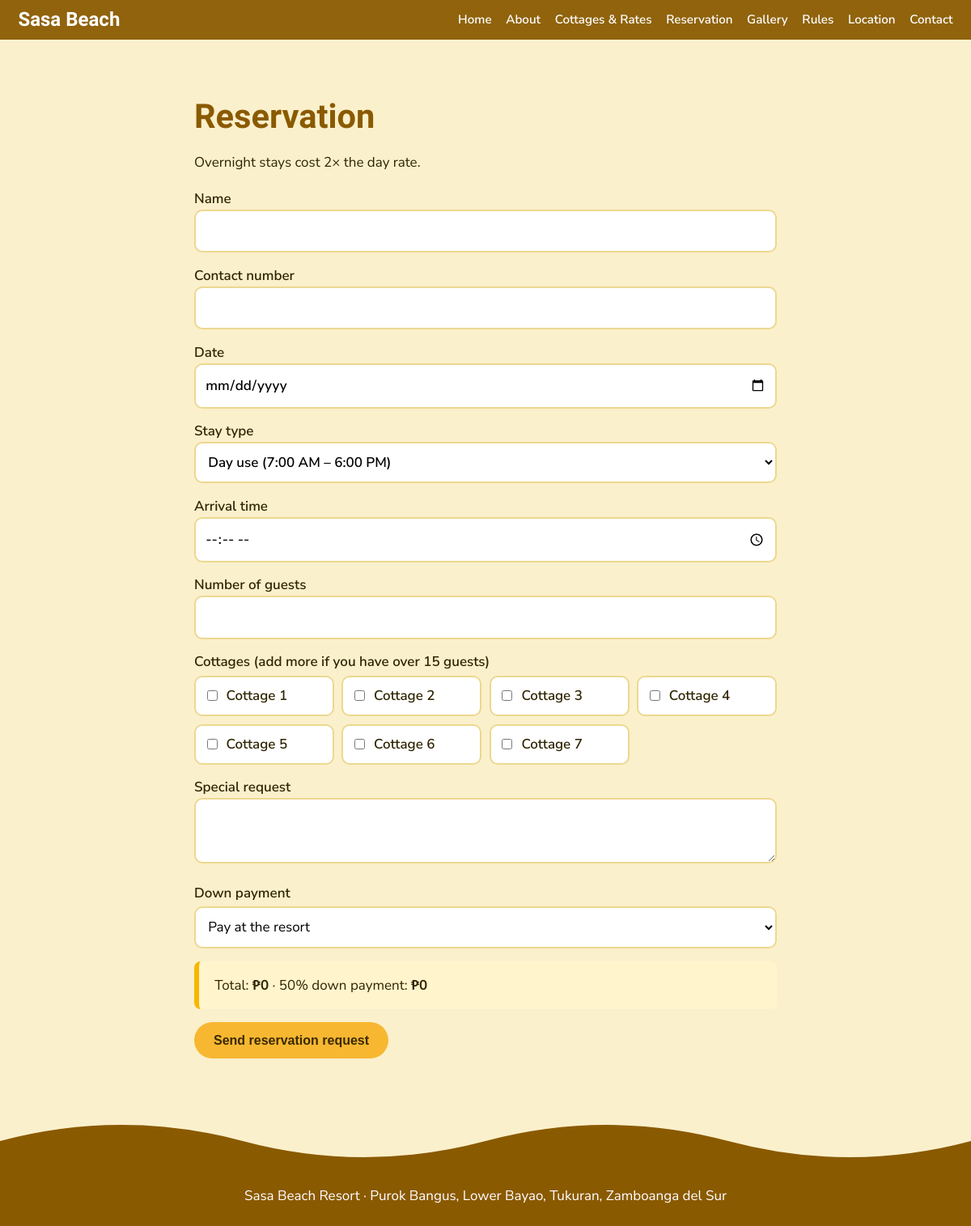
Page /frontend/reserve.php on the committed database.
### tables this page shows
CREATE TABLE settings(k VARCHAR(50) PRIMARY KEY,v VARCHAR(255));

CREATE TABLE cottages(id INT AUTO_INCREMENT PRIMARY KEY,cottage_no INT UNIQUE,name VARCHAR(80),capacity INT DEFAULT 15,price DECIMAL(8,2) DEFAULT 300,status ENUM('available','maintenance') DEFAULT 'available',description VARCHAR(255),amenities VARCHAR(255),image VARCHAR(100));

### backend/config.php (called while the page is built, shortened)
<?php
$pdo=new PDO('mysql:host=localhost;dbname=sasa_resort;charset=utf8mb4','root','',[PDO::ATTR_ERRMODE=>PDO::ERRMODE_EXCEPTION,PDO::ATTR_DEFAULT_FETCH_MODE=>PDO::FETCH_ASSOC]);
$pdo->exec("INSERT IGNORE INTO settings VALUES('overnight_multiplier','2'),('ewallet_name','GCash'),('ewallet_number',''),('ewallet_holder','')");
function e($s){return htmlspecialchars((string)$s,ENT_QUOTES,'UTF-8');}
function setting($k){global $pdo;$s=$pdo->prepare('SELECT v FROM settings WHERE k=?');$s->execute([$k]);return $s->fetchColumn();}
function mult(){$v=(float)setting('overnight_multiplier');return $v>0?$v:2;}
function cname($x){return $x['name']?:'Cottage '.$x['cottage_no'];}

### frontend/reserve.php (the view, shortened to what this page needs)
<?php $title='Reservation – Sasa Beach Resort'; include 'inc/header.php';
$cot=$pdo->query("SELECT * FROM cottages WHERE status='available' ORDER BY cottage_no")->fetchAll();$err=[];$done=null;
$pk=$_SESSION['pick']??[];$sel=(int)($_GET['c']??$pk['c']??0);$V=fn($k)=>$_POST[$k]??$pk[$k]??'';$ids0=$_POST?array_map('intval',$_POST['cottages']??[]):[$sel];
?><section><div class="wrap" style="max-width:720px"><h2>Reservation</h2>
<?php if($done):?><div class="note"><h3>Reservation request sent</h3><p>Reference <b>#<?=$done['id']?></b> · Total <b>₱<?=number_format($done['total'])?></b> · 50% down payment <b>₱<?=number_format($done['total']/2)?></b>.</p><p><?=$done['pay']=='ewallet'?'The resort will verify your e-wallet payment. After it is verified, your receipt appears on your tracking page.':'Please pay the 50% down payment at the resort to secure your reservation.'?></p><p><b>Save this link</b> to check your payment and print your receipt:<br><a href="receipt.php?t=<?=$done['tok']?>">Open my reservation page</a></p></div><div class="row"><a class="btn" href="receipt.php?t=<?=$done['tok']?>">Track my reservation</a><a class="btn alt" style="background:var(--sea)" href="index.php">Back to home</a></div>
<?php else: foreach($err as $m)echo '<p class="err">'.e($m).'</p>';
?>
<p>Overnight stays cost <?=mult()?>× the day rate.</p>
<form method="post" enctype="multipart/form-data"><label>Name<input name="name" required value="<?=e($_POST['name']??'')?>"></label><label>Contact number<input name="contact" required value="<?=e($_POST['contact']??'')?>"></label>
<label>Date<input type="date" id="date" name="date" min="<?=date('Y-m-d')?>" required value="<?=e($V('date'))?>"></label>
<label>Stay type<select name="type" id="type"><option value="day">Day use (<?=e(setting('day_hours'))?>)</option><option value="overnight" <?=$V('type')=='overnight'?'selected':''?>>Overnight (<?=e(setting('night_hours'))?>)</option></select></label>
<label>Arrival time<input type="time" name="time" required value="<?=e($_POST['time']??'')?>"></label><label>Number of guests<input type="number" min="1" name="guests" id="guests" required value="<?=e($_POST['guests']??'')?>"></label>
<label>Cottages (add more if you have over 15 guests)</label><div class="pick"><?php foreach($cot as $x):?><label id="l<?=$x['id']?>"><input type="checkbox" name="cottages[]" value="<?=$x['id']?>" data-p="<?=$x['price']?>" <?=in_array($x['id'],$ids0)?'checked':''?>> <?=e(cname($x))?></label><?php endforeach;?></div>
<label>Special request<textarea name="request" rows="2"><?=e($_POST['request']??'')?></textarea></label>
<label>Down payment</label><select name="pay" id="pay"><option value="resort">Pay at the resort</option><option value="ewallet" <?=($_POST['pay']??'')=='ewallet'?'selected':''?>>Pay now by e-wallet</option></select>
<div class="note" id="sum">Total: ₱0</div><button class="btn">Send reservation request</button></form>
<?php endif;?></div></section><?php include 'inc/footer.php';

### frontend/css/style.css (style rules this page uses)
:root { --sea: #8a5a00; --lagoon: #f5b700; --foam: #fff4cc; --sand: #fbf0cc; --ink: #2f2400; --sun: #f7b731; --sandDeep: #ecd88f; }
* { box-sizing: border-box; }
body { margin: 0; font: 17px/1.6 "Nunito Sans", system-ui, sans-serif; color: var(--ink); background: var(--sand); }
h1, h2, h3, .brand { font-family: "Bricolage Grotesque", Georgia, sans-serif; line-height: 1.1; margin: 0 0 0.5em; }
h2 { font-size: clamp(1.8rem, 4vw, 2.6rem); color: var(--sea); }
.btn { display: inline-block; padding: 0.8rem 1.5rem; border-radius: 99px; background: var(--sun); color: #3a2a00; font-weight: 800; text-decoration: none; border: 0; font-size: 1rem; cursor: pointer; margin-right: 0.6rem; }
section { padding: 4.5rem 1.4rem; }
.wrap { max-width: 1050px; margin: auto; }
form label { display: block; font-weight: 600; margin: 0.9rem 0 0.2rem; }
input, select, textarea { width: 100%; padding: 0.7rem; border: 2px solid var(--sandDeep); border-radius: 10px; font: inherit; background: #fff; }
.pick { display: grid; grid-template-columns: repeat(auto-fill, minmax(150px, 1fr)); gap: 0.6rem; }
.pick label { display: flex; gap: 0.5rem; align-items: center; background: #fff; padding: 0.6rem; border-radius: 10px; margin: 0; border: 2px solid var(--sandDeep); }
.pick input { width: auto; }
.note { background: var(--foam); border-left: 6px solid var(--lagoon); padding: 1rem 1.2rem; border-radius: 8px; margin: 1rem 0; }
.btn, .b { min-height: 44px; display: inline-flex; align-items: center; justify-content: center; line-height: 1.2; }

### rows in the picture
settings: v "2"
cottages: name "Cottage 1"
cottages: name "Cottage 2"
cottages: name "Cottage 3"
cottages: name "Cottage 4"
cottages: name "Cottage 5"
cottages: name "Cottage 6"
cottages: name "Cottage 7"
